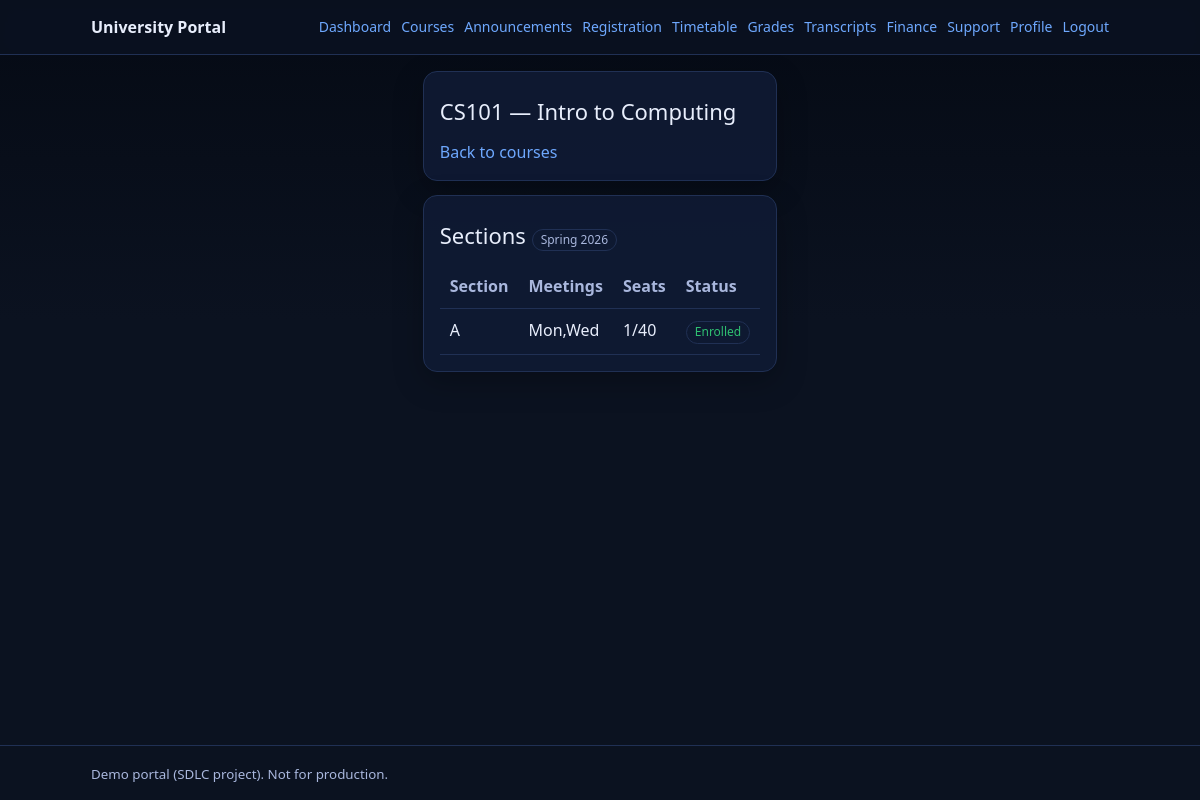
/courses/CS101/ (signed in), run on the app's committed database.
### portal/models.py (models this page shows, shortened)
class Course(models.Model):
	code = models.CharField(max_length=16, unique=True)
	title = models.CharField(max_length=200)
	department = models.CharField(max_length=50, blank=True)
	level = models.CharField(max_length=16, blank=True)
	credits = models.DecimalField(max_digits=4, decimal_places=1, default=3.0)
	description = models.TextField(blank=True)

class Term(models.Model):
	name = models.CharField(max_length=64, unique=True)
	start_date = models.DateField()
	end_date = models.DateField()
	is_active = models.BooleanField(default=False)
	registration_start = models.DateTimeField(null=True, blank=True)
	registration_end = models.DateTimeField(null=True, blank=True)

class Section(models.Model):
	term = models.ForeignKey(Term, on_delete=models.PROTECT)
	course = models.ForeignKey(Course, on_delete=models.PROTECT)
	section_code = models.CharField(max_length=16, default="A")
	capacity = models.PositiveIntegerField(default=30)
	meeting_days = models.CharField(max_length=32, blank=True)
	start_time = models.TimeField(null=True, blank=True)
	end_time = models.TimeField(null=True, blank=True)
	location = models.CharField(max_length=120, blank=True)
	@property
	def enrolled_count(self) -> int:
		return self.enrollments.filter(status=Enrollment.Status.ENROLLED).count()

### portal/views.py (the view)
# urls.py: path("courses/<str:code>/", views.course_detail, name="course_detail"),
@login_required
def course_detail(request: HttpRequest, code: str) -> HttpResponse:
	active_term = Term.objects.filter(is_active=True).order_by("-start_date").first()
	course = get_object_or_404(Course, code=code.upper())
	sections = Section.objects.select_related("term").filter(course=course)
	if active_term:
		sections = sections.filter(term=active_term)
	sections = sections.order_by("section_code")
	enrolled = set(
		Enrollment.objects.filter(
			student=request.user,
			section__in=sections,
			status=Enrollment.Status.ENROLLED,
		).values_list("section_id", flat=True)
	)
	return render(
		request,
		"portal/course_detail.html",
		{"active_term": active_term, "course": course, "sections": sections, "enrolled_section_ids": enrolled},
	)

### portal/context_processors.py (called while the page is built)
def portal_nav(request):
    user = request.user
    return {
        "nav": {
            "is_student": user_in_any_group(user, [ROLE_STUDENT]),
            "is_faculty": user_in_any_group(user, [ROLE_FACULTY]),
            "is_registrar": user_in_any_group(user, [ROLE_REGISTRAR, ROLE_IT_ADMIN]),
            "is_finance": user_in_any_group(user, [ROLE_FINANCE, ROLE_IT_ADMIN]),
            "is_alumni": user_in_any_group(user, [ROLE_ALUMNI]),
            "is_admin": user.is_authenticated and (user.is_superuser or user_in_any_group(user, [ROLE_IT_ADMIN])),
        }
    }

### portal/roles.py (called while the page is built)
def user_in_any_group(user: User, group_names: Iterable[str]) -> bool:
    if not user.is_authenticated:
        return False
    if user.is_superuser:
        return True
    return user.groups.filter(name__in=list(group_names)).exists()

### templates/portal/course_detail.html (shortened to what this page needs)
{% extends 'portal/base.html' %}
{% block content %}
<div class="grid">
    <div class="col-12">
        <div class="card">
            <div class="h1">{{ course.code }} — {{ course.title }}</div>
            <div class="actions"><a href="{% url 'portal:courses' %}">Back to courses</a></div>
        </div>
    </div>
    <div class="col-12">
        <div class="card">
            <div class="h1">Sections {% if active_term %}<span class="badge">{{ active_term.name }}</span>{% endif %}
            </div>
            {% if sections %}
            <table class="table">
                <thead>
                    <tr>
                        <th>Section</th>
                        <th>Meetings</th>
                        <th>Seats</th>
                        <th>Status</th>
                    </tr>
                </thead>
                <tbody>
                    {% for s in sections %}
                    <tr>
                        <td>{{ s.section_code }}</td>
                        <td>{{ s.meeting_days }} {% if s.start_time %}{{ s.start_time }}-{{ s.end_time }}{% endif %}
                        </td>
                        <td>{{ s.enrolled_count }}/{{ s.capacity }}</td>
                        <td>
                            {% if s.id in enrolled_section_ids %}
                            <span class="badge good">Enrolled</span>
                            {% else %}
                            <span class="badge">—</span>
                            {% endif %}
                        </td>
                    </tr>
                    {% endfor %}
                </tbody>
            </table>
            {% else %}
            <p class="h2">No sections available.</p>
            {% endif %}
        </div>
    </div>
</div>
{% endblock %}

### static/portal.css (style rules this page uses)
:root { --bg: #0b1220; --card: #0f1a33; --text: #e8eefc; --muted: #a9b7dd; --brand: #6ea8fe; --border: #203054; --good: #2fbf71; --warn: #f59f00; --bad: #fa5252; }
* { box-sizing: border-box }
html, body { height: 100%; }
body { margin: 0; font-family: system-ui, -apple-system, Segoe UI, Roboto, Helvetica, Arial; line-height: 1.4; background: linear-gradient(180deg, #050a14, #0b1220 40%, #0b1220); color: var(--text); min-height: 100vh; display: flex; flex-direction: column; }
a { color: var(--brand); text-decoration: none }
.card { background: rgba(15, 26, 51, .9); border: 1px solid var(--border); border-radius: 14px; padding: 16px; box-shadow: 0 10px 30px rgba(0, 0, 0, .25) }
.grid { display: grid; grid-template-columns: repeat(12, 1fr); gap: 14px }
.col-12 { grid-column: span 12 }
.h1 { font-size: 22px; margin: 8px 0 14px 0 }
.table { width: 100%; border-collapse: collapse }
.table th, .table td { padding: 10px; border-bottom: 1px solid var(--border); vertical-align: top }
.table th { color: var(--muted); text-align: left; font-weight: 600 }
.badge { display: inline-block; padding: 2px 8px; border-radius: 999px; border: 1px solid var(--border); color: var(--muted); font-size: 12px }
.badge.good { color: var(--good) }
.actions { display: flex; flex-wrap: wrap; gap: 10px; align-items: center }

### data on the page
Course: code "CS101", title "Intro to Computing"
Term: name "Spring 2026"
Section: section_code "A", meeting_days "Mon,Wed", enrolled_count "1", capacity "40", shows "Enrolled"
